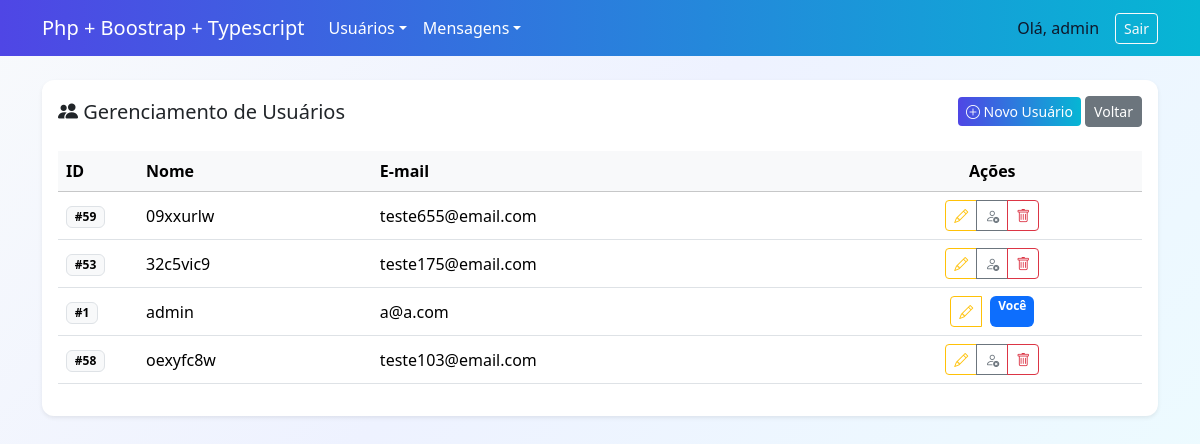
Screenshot of /public/usuarios/telas/list_usuarios.php (signed in) with the database file from the repository.
### tables this page shows
CREATE TABLE `usuarios` (
  `id` int(11) NOT NULL,
  `nome` varchar(100) NOT NULL,
  `email` varchar(120) NOT NULL,
  `senha` varchar(255) NOT NULL,
  `nivel_acesso` tinyint(1) NOT NULL DEFAULT 0 COMMENT '0 = padrão, 1 = admin',
  `criado_em` datetime DEFAULT current_timestamp(),
  `atualizado_em` datetime DEFAULT current_timestamp() ON UPDATE current_timestamp(),
  `ultimo_login` datetime DEFAULT NULL,
  `ativo` tinyint(1) DEFAULT 1 COMMENT '1 = ativo, 0 = inativo/bloqueado'
);

### public/usuarios/logica/busca_usuarios.php (called while the page is built)
<?php
$nivel_logado = $_SESSION['nivel_acesso'] ?? 0;
try {
    if ($nivel_logado == 1) {
        $sql = 'SELECT id, nome, email, ativo, nivel_acesso FROM usuarios ORDER BY nome ASC';
        $stmt = $pdo->query($sql);
    } else {
        $sql = 'SELECT id, nome, email, ativo, nivel_acesso
                FROM usuarios
                WHERE nivel_acesso = 0
                ORDER BY nome ASC';
        $stmt = $pdo->query($sql);
    }
    $users = $stmt->fetchAll();
} catch (PDOException $e) {
    $users = [];
}

### public/usuarios/telas/list_usuarios.php (the view, shortened to what this page needs)
<?php
require_once '../../cabecalhos/cabecalho_logado.php';
require_once DIR_PUB.'/usuarios/logica/busca_usuarios.php';
$id_logado = $_SESSION['usuario_id'] ?? 0;
$nivel_logado = (int)($_SESSION['nivel_acesso'] ?? 0);
?>
<?php require_once '../../menus/menu_logado.php'; ?>
<div class="container py-4">
    <div class="card shadow-sm">
        <div class="card-body">
            <div class="d-flex justify-content-between align-items-center mb-4">
                <h2 class="h5 mb-0"><i class="bi bi-people-fill"></i> Gerenciamento de Usuários</h2>
                <div>
                    <?php if ($nivel_logado === 1): ?>
                        <a href="<?= BASE_URL ?>usuarios/telas/cad_usuario.php" class="btn btn-primary btn-sm">
                            <i class="bi bi-plus-circle"></i> Novo Usuário
                        </a>
                    <?php endif; ?>
                    <a href="<?= BASE_URL ?>home.php" class="btn btn-secondary btn-sm">Voltar</a>
                </div>
            </div>
            <div class="table-responsive">
                <table class="table table-hover align-middle">
                    <thead class="table-light">
                        <tr>
                            <th style="width: 80px;">ID</th>
                            <th>Nome</th>
                            <th>E-mail</th>
                            <th class="text-center">Ações</th>
                        </tr>
                    </thead>
                    <tbody>
                        <?php foreach ($users as $u): ?>
                            <tr>
                                <td><span class="badge text-bg-light border">#<?= $u['id'] ?></span></td>
                                <td><?= htmlspecialchars($u['nome']) ?></td>
                                <td><?= htmlspecialchars($u['email']) ?></td>
                                <td class="text-center">
                                    <div class="btn-group">
                                        <?php if ($nivel_logado === 1): ?>
                                            <a class="btn btn-sm btn-outline-warning" href="edit_usuario.php?id=<?= $u['id'] ?>" title="Editar">
                                                <i class="bi bi-pencil"></i>
                                            </a>
                                            <?php if ($u['id'] != $id_logado): ?>
                                                <?php if ($u['ativo']): ?>
                                                    <button class="btn btn-sm btn-outline-secondary btn-toggle-status" data-id="<?= $u['id'] ?>" data-acao="desativar" title="Desativar">
                                                        <i class="bi bi-person-x"></i>
                                                    </button>
                                                <?php else: ?>
                                                    <button class="btn btn-sm btn-outline-success btn-toggle-status" data-id="<?= $u['id'] ?>" data-acao="ativar" title="Ativar">
                                                        <i class="bi bi-person-check"></i>
                                                    </button>
                                                <?php endif; ?>
                                                <button class="btn btn-sm btn-outline-danger btn-excluir" data-id="<?= $u['id'] ?>" data-nome="<?= htmlspecialchars($u['nome']) ?>" title="Excluir">
                                                    <i class="bi bi-trash"></i>
                                                </button>
                                            <?php else: ?>
                                                <span class="badge text-bg-primary ms-2">Você</span>
                                            <?php endif; ?>
                                        <?php endif; ?>
                                    </div>
                                </td>
                            </tr>
                        <?php endforeach; ?>
                    </tbody>
                </table>
            </div>
        </div>
    </div>
</div>
</body>
</html>

### public/css/custom.css (style rules this page uses)
:root { --brand-start: #4f46e5; --brand-end: #06b6d4; --card-bg: #ffffff; --muted: #6b7280; }
body { background: linear-gradient(135deg,#f8fafc 0%, #eef2ff 40%, #ecfeff 100%); min-height: 100vh; color: #0f172a; }
.card { background: var(--card-bg); border: 0; border-radius: 12px; box-shadow: 0 10px 30px rgba(15,23,42,0.08); }
.btn-primary { background-image: linear-gradient(90deg,var(--brand-start),var(--brand-end)); border: none; }

### rows the page displays
usuarios: id "59", nome "09xxurlw", email "teste655@email.com"
usuarios: id "53", nome "32c5vic9", email "teste175@email.com"
usuarios: id "1", nome "admin", email "a@a.com", shows "Você"
usuarios: id "58", nome "oexyfc8w", email "teste103@email.com"

### other values shown
$nome "admin"
